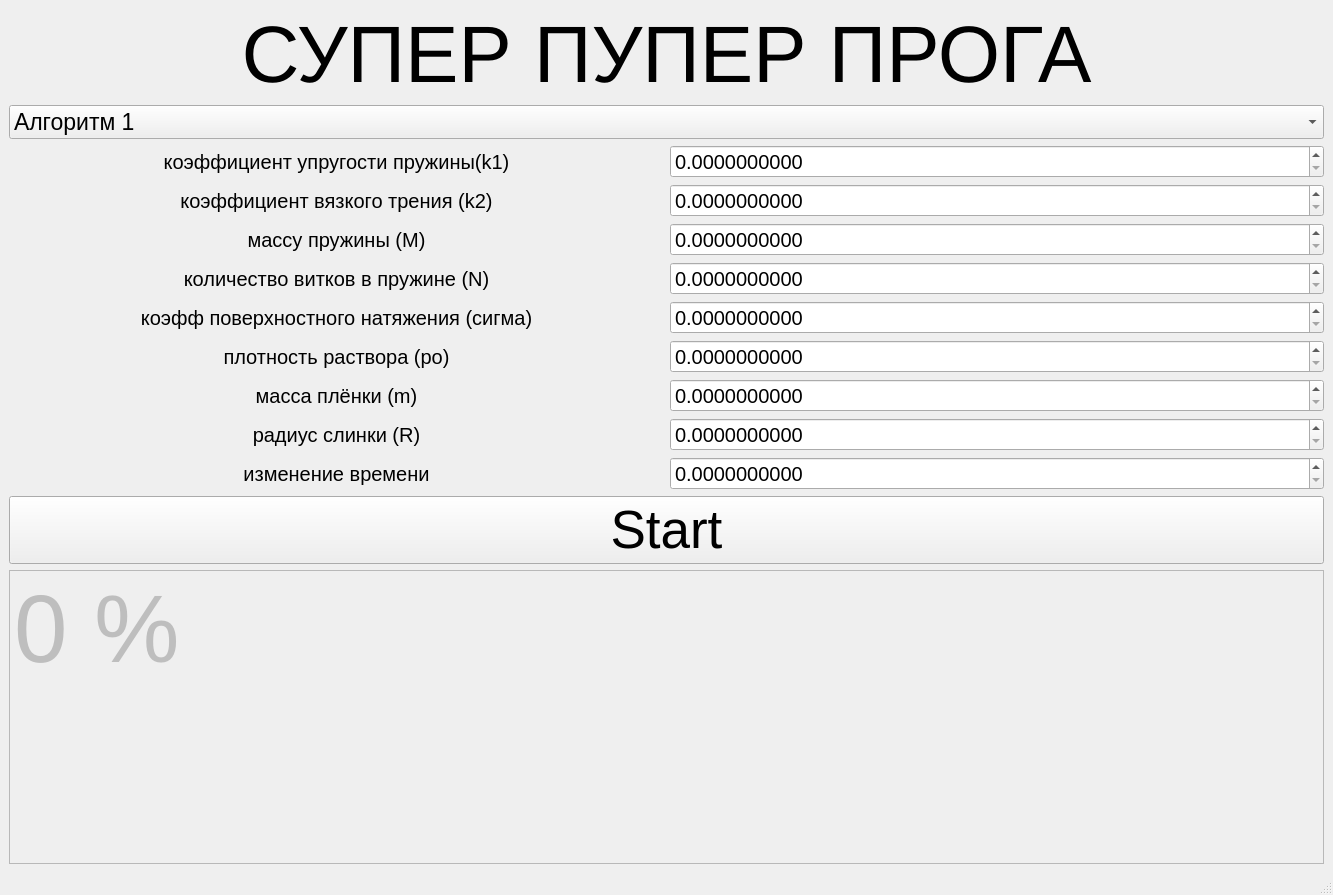
<?xml version="1.0" encoding="UTF-8"?>
<ui version="4.0">
 <class>MainWindow</class>
 <widget class="QMainWindow" name="MainWindow">
  <property name="geometry">
   <rect>
    <x>0</x>
    <y>0</y>
    <width>1333</width>
    <height>895</height>
   </rect>
  </property>
  <property name="windowTitle">
   <string>MainWindow</string>
  </property>
  <widget class="QWidget" name="centralwidget">
   <layout class="QGridLayout" name="gridLayout">
    <item row="0" column="0">
     <widget class="QLabel" name="label_8">
      <property name="font">
       <font>
        <pointsize>60</pointsize>
       </font>
      </property>
      <property name="text">
       <string>СУПЕР ПУПЕР ПРОГА</string>
      </property>
      <property name="alignment">
       <set>Qt::AlignCenter</set>
      </property>
     </widget>
    </item>
    <item row="1" column="0">
     <layout class="QVBoxLayout" name="verticalLayout_2">
      <item>
       <widget class="QComboBox" name="comboBox">
        <property name="font">
         <font>
          <pointsize>17</pointsize>
         </font>
        </property>
        <item>
         <property name="text">
          <string>Алгоритм 1</string>
         </property>
        </item>
        <item>
         <property name="text">
          <string>Алгоритм 2</string>
         </property>
        </item>
       </widget>
      </item>
      <item>
       <layout class="QVBoxLayout" name="verticalLayout">
        <item>
         <layout class="QHBoxLayout" name="horizontalLayout_2">
          <item>
           <widget class="QLabel" name="label">
            <property name="font">
             <font>
              <pointsize>15</pointsize>
             </font>
            </property>
            <property name="text">
             <string>коэффициент упругости пружины(k1)</string>
            </property>
            <property name="alignment">
             <set>Qt::AlignCenter</set>
            </property>
           </widget>
          </item>
          <item>
           <widget class="QDoubleSpinBox" name="k1">
            <property name="sizePolicy">
             <sizepolicy hsizetype="Minimum" vsizetype="Minimum">
              <horstretch>0</horstretch>
              <verstretch>0</verstretch>
             </sizepolicy>
            </property>
            <property name="font">
             <font>
              <pointsize>15</pointsize>
             </font>
            </property>
            <property name="decimals">
             <number>10</number>
            </property>
           </widget>
          </item>
         </layout>
        </item>
        <item>
         <layout class="QHBoxLayout" name="horizontalLayout_4">
          <item>
           <widget class="QLabel" name="label_9">
            <property name="font">
             <font>
              <pointsize>15</pointsize>
             </font>
            </property>
            <property name="text">
             <string>коэффициент вязкого трения (k2)</string>
            </property>
            <property name="alignment">
             <set>Qt::AlignCenter</set>
            </property>
           </widget>
          </item>
          <item>
           <widget class="QDoubleSpinBox" name="k2">
            <property name="sizePolicy">
             <sizepolicy hsizetype="Minimum" vsizetype="Minimum">
              <horstretch>0</horstretch>
              <verstretch>0</verstretch>
             </sizepolicy>
            </property>
            <property name="font">
             <font>
              <pointsize>15</pointsize>
             </font>
            </property>
            <property name="decimals">
             <number>10</number>
            </property>
           </widget>
          </item>
         </layout>
        </item>
        <item>
         <layout class="QHBoxLayout" name="horizontalLayout_8">
          <item>
           <widget class="QLabel" name="label_2">
            <property name="font">
             <font>
              <pointsize>15</pointsize>
             </font>
            </property>
            <property name="text">
             <string>массу пружины (M)</string>
            </property>
            <property name="alignment">
             <set>Qt::AlignCenter</set>
            </property>
           </widget>
          </item>
          <item>
           <widget class="QDoubleSpinBox" name="M">
            <property name="sizePolicy">
             <sizepolicy hsizetype="Minimum" vsizetype="Minimum">
              <horstretch>0</horstretch>
              <verstretch>0</verstretch>
             </sizepolicy>
            </property>
            <property name="font">
             <font>
              <pointsize>15</pointsize>
             </font>
            </property>
            <property name="decimals">
             <number>10</number>
            </property>
           </widget>
          </item>
         </layout>
        </item>
        <item>
         <layout class="QHBoxLayout" name="horizontalLayout_11">
          <item>
           <widget class="QLabel" name="label_3">
            <property name="font">
             <font>
              <pointsize>15</pointsize>
             </font>
            </property>
            <property name="text">
             <string>количество витков в пружине (N)</string>
            </property>
            <property name="alignment">
             <set>Qt::AlignCenter</set>
            </property>
           </widget>
          </item>
          <item>
           <widget class="QDoubleSpinBox" name="N">
            <property name="sizePolicy">
             <sizepolicy hsizetype="Minimum" vsizetype="Minimum">
              <horstretch>0</horstretch>
              <verstretch>0</verstretch>
             </sizepolicy>
            </property>
            <property name="font">
             <font>
              <pointsize>15</pointsize>
             </font>
            </property>
            <property name="decimals">
             <number>10</number>
            </property>
           </widget>
          </item>
         </layout>
        </item>
        <item>
         <layout class="QHBoxLayout" name="horizontalLayout_10">
          <item>
           <widget class="QLabel" name="label_4">
            <property name="font">
             <font>
              <pointsize>15</pointsize>
             </font>
            </property>
            <property name="text">
             <string>коэфф поверхностного натяжения (сигма)</string>
            </property>
            <property name="alignment">
             <set>Qt::AlignCenter</set>
            </property>
           </widget>
          </item>
          <item>
           <widget class="QDoubleSpinBox" name="sigma">
            <property name="sizePolicy">
             <sizepolicy hsizetype="Minimum" vsizetype="Minimum">
              <horstretch>0</horstretch>
              <verstretch>0</verstretch>
             </sizepolicy>
            </property>
            <property name="font">
             <font>
              <pointsize>15</pointsize>
             </font>
            </property>
            <property name="decimals">
             <number>10</number>
            </property>
           </widget>
          </item>
         </layout>
        </item>
        <item>
         <layout class="QHBoxLayout" name="horizontalLayout_9">
          <item>
           <widget class="QLabel" name="label_5">
            <property name="font">
             <font>
              <pointsize>15</pointsize>
             </font>
            </property>
            <property name="text">
             <string>плотность раствора (ро)</string>
            </property>
            <property name="alignment">
             <set>Qt::AlignCenter</set>
            </property>
           </widget>
          </item>
          <item>
           <widget class="QDoubleSpinBox" name="ro">
            <property name="sizePolicy">
             <sizepolicy hsizetype="Minimum" vsizetype="Minimum">
              <horstretch>0</horstretch>
              <verstretch>0</verstretch>
             </sizepolicy>
            </property>
            <property name="font">
             <font>
              <pointsize>15</pointsize>
             </font>
            </property>
            <property name="decimals">
             <number>10</number>
            </property>
           </widget>
          </item>
         </layout>
        </item>
        <item>
         <layout class="QHBoxLayout" name="horizontalLayout_7">
          <item>
           <widget class="QLabel" name="label_6">
            <property name="font">
             <font>
              <pointsize>15</pointsize>
             </font>
            </property>
            <property name="text">
             <string>масса плёнки (m)</string>
            </property>
            <property name="alignment">
             <set>Qt::AlignCenter</set>
            </property>
           </widget>
          </item>
          <item>
           <widget class="QDoubleSpinBox" name="m">
            <property name="sizePolicy">
             <sizepolicy hsizetype="Minimum" vsizetype="Minimum">
              <horstretch>0</horstretch>
              <verstretch>0</verstretch>
             </sizepolicy>
            </property>
            <property name="font">
             <font>
              <pointsize>15</pointsize>
             </font>
            </property>
            <property name="decimals">
             <number>10</number>
            </property>
           </widget>
          </item>
         </layout>
        </item>
        <item>
         <layout class="QHBoxLayout" name="horizontalLayout_6">
          <item>
           <widget class="QLabel" name="label_7">
            <property name="font">
             <font>
              <pointsize>15</pointsize>
             </font>
            </property>
            <property name="text">
             <string>радиус слинки (R)</string>
            </property>
            <property name="alignment">
             <set>Qt::AlignCenter</set>
            </property>
           </widget>
          </item>
          <item>
           <widget class="QDoubleSpinBox" name="r">
            <property name="sizePolicy">
             <sizepolicy hsizetype="Minimum" vsizetype="Minimum">
              <horstretch>0</horstretch>
              <verstretch>0</verstretch>
             </sizepolicy>
            </property>
            <property name="font">
             <font>
              <pointsize>15</pointsize>
             </font>
            </property>
            <property name="decimals">
             <number>10</number>
            </property>
           </widget>
          </item>
         </layout>
        </item>
        <item>
         <layout class="QHBoxLayout" name="horizontalLayout_12">
          <item>
           <widget class="QLabel" name="label_10">
            <property name="font">
             <font>
              <pointsize>15</pointsize>
             </font>
            </property>
            <property name="text">
             <string>изменение времени</string>
            </property>
            <property name="alignment">
             <set>Qt::AlignCenter</set>
            </property>
           </widget>
          </item>
          <item>
           <widget class="QDoubleSpinBox" name="t">
            <property name="sizePolicy">
             <sizepolicy hsizetype="Minimum" vsizetype="Minimum">
              <horstretch>0</horstretch>
              <verstretch>0</verstretch>
             </sizepolicy>
            </property>
            <property name="font">
             <font>
              <pointsize>15</pointsize>
             </font>
            </property>
            <property name="decimals">
             <number>10</number>
            </property>
           </widget>
          </item>
         </layout>
        </item>
       </layout>
      </item>
     </layout>
    </item>
    <item row="2" column="0">
     <widget class="QPushButton" name="pushButton">
      <property name="font">
       <font>
        <pointsize>40</pointsize>
       </font>
      </property>
      <property name="text">
       <string>Start</string>
      </property>
     </widget>
    </item>
    <item row="3" column="0">
     <widget class="QTextEdit" name="textEdit">
      <property name="enabled">
       <bool>false</bool>
      </property>
      <property name="font">
       <font>
        <pointsize>100</pointsize>
       </font>
      </property>
      <property name="layoutDirection">
       <enum>Qt::LeftToRight</enum>
      </property>
      <property name="html">
       <string>&lt;!DOCTYPE HTML PUBLIC &quot;-//W3C//DTD HTML 4.0//EN&quot; &quot;http://www.w3.org/TR/REC-html40/strict.dtd&quot;&gt;
&lt;html&gt;&lt;head&gt;&lt;meta name=&quot;qrichtext&quot; content=&quot;1&quot; /&gt;&lt;style type=&quot;text/css&quot;&gt;
p, li { white-space: pre-wrap; }
&lt;/style&gt;&lt;/head&gt;&lt;body style=&quot; font-family:'MS Shell Dlg 2'; font-size:100pt; font-weight:400; font-style:normal;&quot;&gt;
&lt;p style=&quot; margin-top:0px; margin-bottom:0px; margin-left:0px; margin-right:0px; -qt-block-indent:0; text-indent:0px;&quot;&gt;&lt;span style=&quot; font-size:72pt;&quot;&gt;0 %&lt;/span&gt;&lt;/p&gt;&lt;/body&gt;&lt;/html&gt;</string>
      </property>
     </widget>
    </item>
   </layout>
  </widget>
  <widget class="QMenuBar" name="menubar">
   <property name="geometry">
    <rect>
     <x>0</x>
     <y>0</y>
     <width>1333</width>
     <height>21</height>
    </rect>
   </property>
  </widget>
  <widget class="QStatusBar" name="statusbar"/>
 </widget>
 <resources/>
 <connections/>
</ui>
